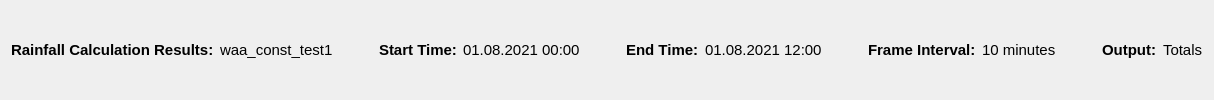
    <widget class="QWidget" name="widgetHeader" native="true">
     <property name="sizePolicy">
      <sizepolicy hsizetype="Preferred" vsizetype="Fixed">
       <horstretch>0</horstretch>
       <verstretch>0</verstretch>
      </sizepolicy>
     </property>
     <layout class="QHBoxLayout" name="horizontalLayout">
      <item>
       <widget class="QLabel" name="label_2">
        <property name="maximumSize">
         <size>
          <width>16777215</width>
          <height>16777215</height>
         </size>
        </property>
        <property name="font">
         <font>
          <pointsize>11</pointsize>
          <weight>75</weight>
          <bold>true</bold>
         </font>
        </property>
        <property name="text">
         <string>Rainfall Calculation Results:</string>
        </property>
        <property name="textFormat">
         <enum>Qt::PlainText</enum>
        </property>
       </widget>
      </item>
      <item>
       <widget class="QLabel" name="labelCalcName">
        <property name="font">
         <font>
          <pointsize>11</pointsize>
         </font>
        </property>
        <property name="text">
         <string>waa_const_test1</string>
        </property>
       </widget>
      </item>
      <item>
       <spacer name="horizontalSpacer">
        <property name="orientation">
         <enum>Qt::Horizontal</enum>
        </property>
        <property name="sizeHint" stdset="0">
         <size>
          <width>40</width>
          <height>20</height>
         </size>
        </property>
       </spacer>
      </item>
      <item>
       <widget class="QLabel" name="label_3">
        <property name="font">
         <font>
          <pointsize>11</pointsize>
          <weight>75</weight>
          <bold>true</bold>
         </font>
        </property>
        <property name="text">
         <string>Start Time:</string>
        </property>
       </widget>
      </item>
      <item>
       <widget class="QLabel" name="labelStartTime">
        <property name="font">
         <font>
          <pointsize>11</pointsize>
         </font>
        </property>
        <property name="text">
         <string>01.08.2021 00:00</string>
        </property>
       </widget>
      </item>
      <item>
       <spacer name="horizontalSpacer_3">
        <property name="orientation">
         <enum>Qt::Horizontal</enum>
        </property>
        <property name="sizeHint" stdset="0">
         <size>
          <width>40</width>
          <height>20</height>
         </size>
        </property>
       </spacer>
      </item>
      <item>
       <widget class="QLabel" name="label_5">
        <property name="font">
         <font>
          <pointsize>11</pointsize>
          <weight>75</weight>
          <bold>true</bold>
         </font>
        </property>
        <property name="text">
         <string>End Time:</string>
        </property>
       </widget>
      </item>
      <item>
       <widget class="QLabel" name="labelEndTime">
        <property name="font">
         <font>
          <pointsize>11</pointsize>
         </font>
        </property>
        <property name="text">
         <string>01.08.2021 12:00</string>
        </property>
       </widget>
      </item>
      <item>
       <spacer name="horizontalSpacer_2">
        <property name="orientation">
         <enum>Qt::Horizontal</enum>
        </property>
        <property name="sizeHint" stdset="0">
         <size>
          <width>40</width>
          <height>20</height>
         </size>
        </property>
       </spacer>
      </item>
      <item>
       <widget class="QLabel" name="label_4">
        <property name="font">
         <font>
          <pointsize>11</pointsize>
          <weight>75</weight>
          <bold>true</bold>
         </font>
        </property>
        <property name="text">
         <string>Frame Interval:</string>
        </property>
       </widget>
      </item>
      <item>
       <widget class="QLabel" name="labelFrameInterval">
        <property name="font">
         <font>
          <pointsize>11</pointsize>
         </font>
        </property>
        <property name="text">
         <string>10 minutes</string>
        </property>
       </widget>
      </item>
      <item>
       <spacer name="horizontalSpacer_4">
        <property name="orientation">
         <enum>Qt::Horizontal</enum>
        </property>
        <property name="sizeHint" stdset="0">
         <size>
          <width>40</width>
          <height>20</height>
         </size>
        </property>
       </spacer>
      </item>
      <item>
       <widget class="QLabel" name="label_6">
        <property name="font">
         <font>
          <pointsize>11</pointsize>
          <weight>75</weight>
          <bold>true</bold>
         </font>
        </property>
        <property name="text">
         <string>Output:</string>
        </property>
       </widget>
      </item>
      <item>
       <widget class="QLabel" name="labelOutputType">
        <property name="font">
         <font>
          <pointsize>11</pointsize>
         </font>
        </property>
        <property name="text">
         <string>Totals</string>
        </property>
       </widget>
      </item>
     </layout>
    </widget>
